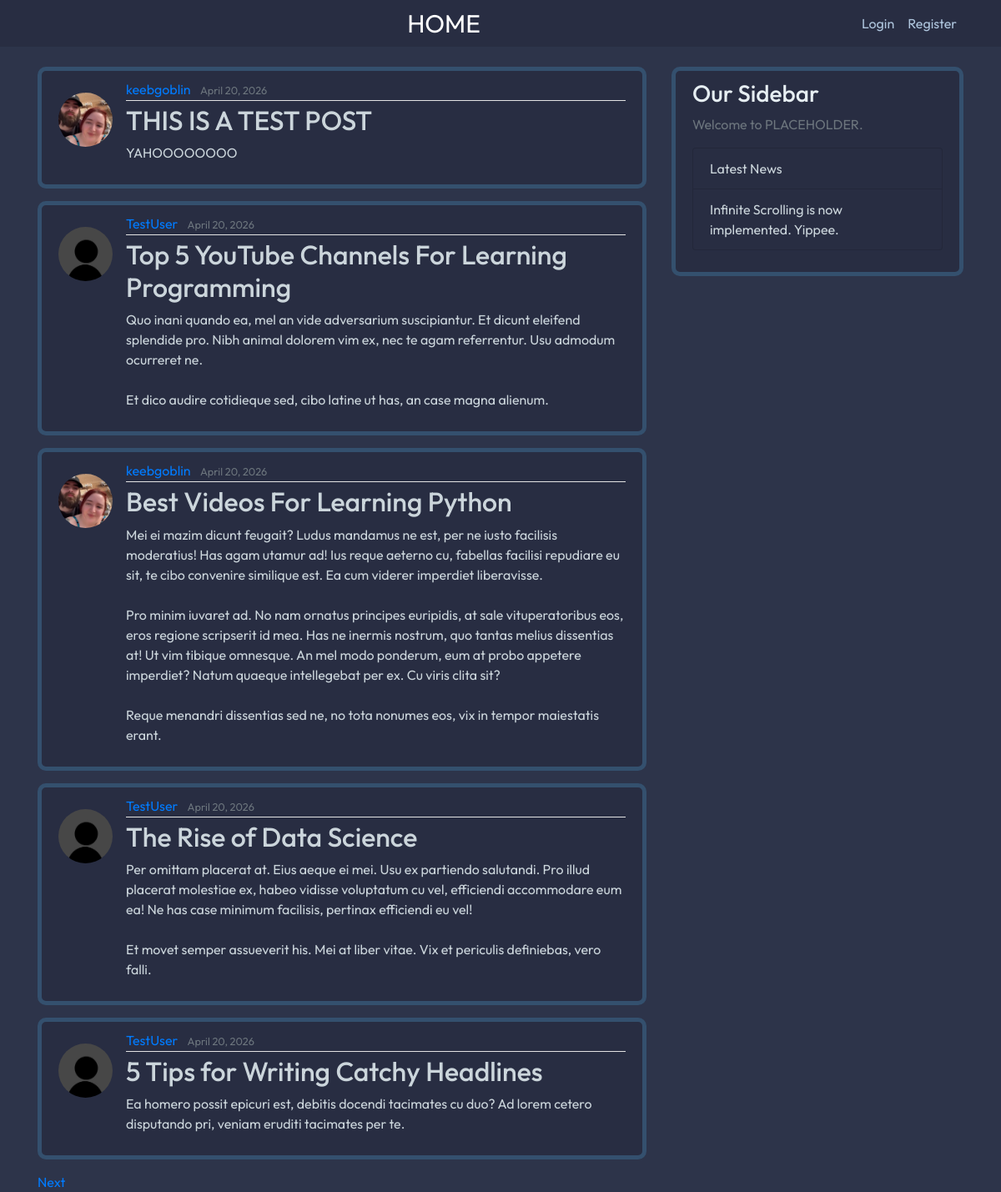
The page / on the database its author committed.
### feed/models.py (models this page shows, shortened)
class Post(models.Model):
	title = models.CharField(max_length=100)
	content = models.TextField(max_length=100)
	date_posted = models.DateTimeField(default=timezone.now)
	author = models.ForeignKey(User, on_delete=models.CASCADE)

### users/models.py (models this page shows, shortened)
class Profile(models.Model):
    user = models.OneToOneField(User, on_delete=models.CASCADE)
    image = models.ImageField(default='default.jpg', upload_to='profile_pics')

### feed/views.py (the view)
# urls.py: path('', PostListView.as_view(), name='feed-home'),
class PostListView(ListView):
	model = Post
	template_name = 'feed/home.html'
	context_object_name = 'posts'
	ordering = ['-date_posted']
	paginate_by = 5

### feed/templates/feed/home.html (shortened to what this page needs)
{% extends "feed/base.html" %}
{% load static %}
{% block content %}
<div class= "infinite-container">
	{% for post in posts %}
	<div class="infinite-item">
		<article class="media content-section">
			<img class = "rounded-circle article-img" src="{{ post.author.profile.image.url }}">
		  <div class="media-body">
		    <div class="article-metadata">
		      <a class="mr-2" href="{% url 'user-posts' post.author.username %}">{{ post.author }}</a>
		      <small class="text-muted">{{ post.date_posted|date:"F d, Y" }}</small>
		    </div>
		    <h2><a class="article-title" href="{% url 'post-detail' post.id %}">{{ post.title }}</a></h2>
		    <p class="article-content">{{ post.content }}</p>
		  </div>
		</article>
	</div>
	{% endfor %}
	</div>
		{% if page_obj.has_next %}
			<a class="infinite-more-link" href="?page={{ page_obj.next_page_number }}">Next</a>
		{% endif %}
{% endblock content %}

### feed/templates/feed/base.html (shortened to what this page needs)
{% load static %}
<!DOCTYPE html>
<html>
<head>
    <link rel="stylesheet" href="https://cdn.jsdelivr.net/npm/bootstrap@4.0.0/dist/css/bootstrap.min.css">
    <link rel="stylesheet" type="text/css" href="{% static 'main.css' %}">
</head>
<body>
	<header class="site-header">
	  <nav class="navbar navbar-expand-md navbar-dark bg-steel fixed-top">
	    <div class="container">
	      <a class="navbar-brand mr-4" href="/">HOME</a>
	      <div class="collapse navbar-collapse" id="navbarToggle">
	        <div class="navbar-nav">
	        	{% if user.is_authenticated %}
	        		<a class="nav-item nav-link" href="{% url 'post-create' %}">New Post</a>
	        		<a class="nav-item nav-link" href="{% url 'profile' %}">{{ user.username }}</a>
	          		<form method="POST" action="{% url 'logout' %}">
    				{% csrf_token %}
    				<button class="btn btn-link nav-item nav-link" type="submit">Logout</button>
					</form>
	         	{% else %}
	          		<a class="nav-item nav-link" href="{% url 'login' %}">Login</a>
	          		<a class="nav-item nav-link" href="{% url 'register' %}">Register</a>
	         	{% endif %}
	        </div>
	      </div>
	    </div>
	  </nav>
	</header>
	<main role="main" class="container">
	  <div class="row">
	    <div class="col-md-8">
	      {% block content %}{% endblock %}
	    </div>
	    <div class="col-md-4">
	      <div class="content-section-nav">
	        <h3>Our Sidebar</h3>
	        <p class='text-muted'>Welcome to PLACEHOLDER.
	          <ul class="list-group">
	            <li class="list-group-item list-group-item">Latest News</li>
	            <li class="list-group-item list-group-item">Infinite Scrolling is now implemented. Yippee.</li>
	          </ul>
	        </p>
	      </div>
	    </div>
	  </div>
	</main>
</body>
</html>

### static/main.css (style rules this page uses)
body { background: #2D344A; font-family: "Outfit", sans-serif; color: #cbd5db; margin-top: 5rem; }
h1, h2, h3, h4, h5, h6 { color: #E6EEF2; }
ul { margin: 0; }
.navbar-brand { font-family: "Outfit", sans-serif; font-size: 30px; position:fixed; right:50%; }
.bg-steel { background-color: #282D42; }
.site-header .navbar-nav .nav-link { color: #AFC6DE; }
.content-section { background: #282D42; padding: 10px 20px; border: 5px solid #34506E; border-radius: 10px; margin-bottom: 15px; }
.content-section-nav { position: sticky; top:80px; background: #282D42; padding: 10px 20px; border: 5px solid #34506E; border-radius: 10px; margin-bottom: 15px; }
.list-group-item { background: #282D42; }
.article-title { color: #cbd5db; }
.article-content { white-space: pre-line; }
.article-img { height: 65px; width: 65px; margin-right: 16px; margin-top: 16px; }
.article-metadata { padding-bottom: 1px; margin-bottom: 4px; border-bottom: 1px solid #e3e3e3 }

### rows shown on the page
Post: author.profile.image (picture), author "keebgoblin", date_posted "April 20, 2026", title "THIS IS A TEST POST", content "YAHOOOOOOOO"
Post: author.profile.image (placeholder picture), author "TestUser", date_posted "April 20, 2026", title "Top 5 YouTube Channels For Learning Programming", content "Quo inani quando ea, mel an vide adversarium suscipiantur. Et dicunt eleifend splendide pro. Nibh animal dolorem vim ex, nec te agam referrentur. Usu admodum ocurreret ne. Et dico audire cotidieque sed, cibo latine ut has, an case magna alienum."
Post: author.profile.image (picture), author "keebgoblin", date_posted "April 20, 2026", title "Best Videos For Learning Python", content "Mei ei mazim dicunt feugait? Ludus mandamus ne est, per ne iusto facilisis moderatius! Has agam utamur ad! Ius reque aeterno cu, fabellas facilisi repudiare eu sit, te cibo convenire similique est. Ea cum viderer imperdiet liberavisse. Pro minim iuvaret ad. No nam ornatus principes euripidis, at sale vituperatoribus eos, eros regione scripserit id mea. Has ne inermis nostrum, quo tantas melius dissentias at! Ut vim tibique omnesque. An mel modo ponderum, eum at probo appetere imperdiet? Natum quaeque intellegebat per ex. Cu viris clita sit? Reque menandri dissentias sed ne, no tota nonumes eos, vix in tempor maiestatis erant."
Post: author.profile.image (placeholder picture), author "TestUser", date_posted "April 20, 2026", title "The Rise of Data Science", content "Per omittam placerat at. Eius aeque ei mei. Usu ex partiendo salutandi. Pro illud placerat molestiae ex, habeo vidisse voluptatum cu vel, efficiendi accommodare eum ea! Ne has case minimum facilisis, pertinax efficiendi eu vel! Et movet semper assueverit his. Mei at liber vitae. Vix et periculis definiebas, vero falli."
Post: author.profile.image (placeholder picture), author "TestUser", date_posted "April 20, 2026", title "5 Tips for Writing Catchy Headlines", content "Ea homero possit epicuri est, debitis docendi tacimates cu duo? Ad lorem cetero disputando pri, veniam eruditi tacimates per te."
